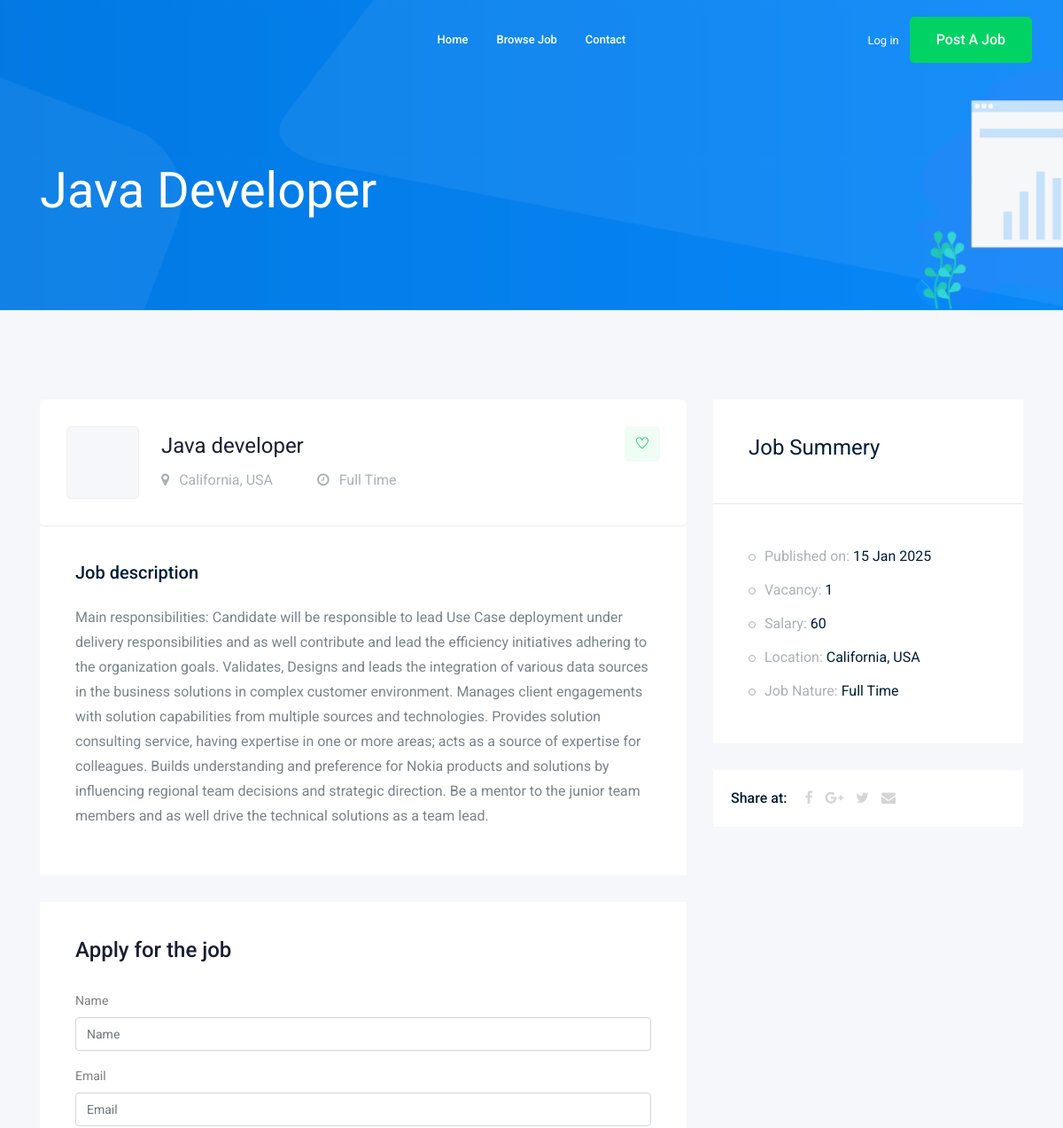
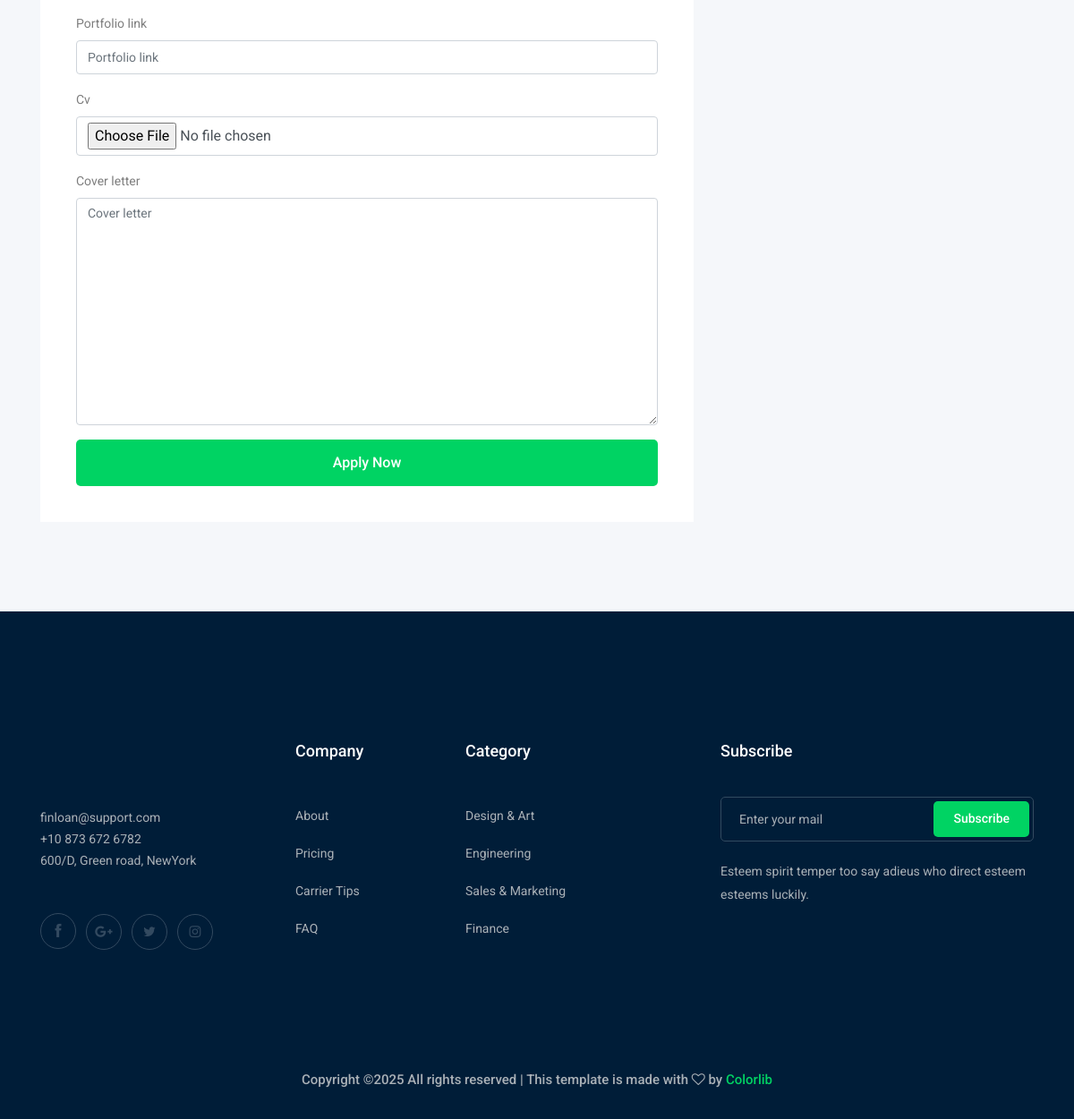
/jobs/java-developer, run on the app's committed database (2 pictures, top to bottom).
### job/models.py (models this page shows, shortened)
class job(models.Model):
    owner=models.ForeignKey(User, verbose_name=("Job_owner"), on_delete=models.CASCADE)
    title=models.CharField(max_length=100)
    job_type=models.CharField(max_length=20,choices=JOB_TYPE)
    job_description=models.TextField(max_length=1000)
    published_at=models.DateTimeField(auto_now=True)
    vacancy=models.IntegerField(default=1)
    salary=models.IntegerField(default=0)
    experience=models.IntegerField(default=1)
    category=models.ForeignKey('Category',on_delete=models.CASCADE)
    image=models.ImageField(upload_to='jobs/')
    slug=models.SlugField(blank=True, null=True)

### job/views.py (the view)
# urls.py: path('<str:slug>', views.job_details,name='job_details')
def job_details(request,slug):
    job_details=job.objects.get(slug=slug)
    if request.method=='POST':
        form=applyfrom(request.POST , request.FILES)
        print('test')
        if form.is_valid():
            myform=form.save(commit=False)
            myform.job=job_details
            myform.save()
            print('Done')
    else:
        form=applyfrom()
    context={'job':job_details,'form1':form}
    return render(request,'job/job_details.html',context)

### job/forms.py
class applyfrom(forms.ModelForm):
    class Meta:
        model = Apply
        fields = ['name','email','Portfolio_link','cv','cover_letter']

### job/templates/job/job_details.html (shortened to what this page needs)
{% extends 'base.html' %}
{% load bootstrap5 %}
{% block body %}
    <div class="bradcam_area bradcam_bg_1">
        <div class="container">
            <div class="row">
                <div class="col-xl-12">
                    <div class="bradcam_text">
                        <h3>{{job.title}}</h3>
                    </div>
                </div>
            </div>
        </div>
    </div>
    <div class="job_details_area">
        <div class="container">
            <div class="row">
                <div class="col-lg-8">
                    <div class="job_details_header">
                        <div class="single_jobs white-bg d-flex justify-content-between">
                            <div class="jobs_left d-flex align-items-center">
                                <div class="thumb">
                                </div>
                                <div class="jobs_conetent">
                                    <a href="#"><h4>{{job.title}}</h4></a>
                                    <div class="links_locat d-flex align-items-center">
                                        <div class="location">
                                            <p> <i class="fa fa-map-marker"></i> California, USA</p>
                                        </div>
                                        <div class="location">
                                            <p> <i class="fa fa-clock-o"></i> {{job.job_type}}</p>
                                        </div>
                                    </div>
                                </div>
                            </div>
                            <div class="jobs_right">
                                <div class="apply_now">
                                    <a class="heart_mark" href="#"> <i class="ti-heart"></i> </a>
                                </div>
                            </div>
                        </div>
                    </div>
                    <div class="descript_wrap white-bg">
                        <div class="single_wrap">
                            <h4>Job description</h4>
                            <p> {{job.job_description}} </p>
                        </div>
                    </div>
                    <div class="apply_job_form white-bg">
                        <h4>Apply for the job</h4>
                        <form method="POST" enctype="multipart/form-data">
                            {% bootstrap_form form1 %}
                            <button class="boxed-btn3 w-100" type="submit">Apply Now</button>
                        </form>
                    </div>
                </div>
                <div class="col-lg-4">
                    <div class="job_sumary">
                        <div class="summery_header">
                            <h3>Job Summery</h3>
                        </div>
                        <div class="job_content">
                            <ul>
                                <li>Published on: <span>{{job.published_at|date:'d M o'}}</span></li>
                                <li>Vacancy: <span>{{job.vacancy}}</span></li>
                                <li>Salary: <span>{{job.salary}}</span></li>
                                <li>Location: <span>California, USA</span></li>
                                <li>Job Nature: <span> {{job.job_type}}</span></li>
                            </ul>
                        </div>
                    </div>
                    <div class="share_wrap d-flex">
                        <span>Share at:</span>
                        <ul>
                            <li><a href="#"> <i class="fa fa-facebook"></i></a> </li>
                            <li><a href="#"> <i class="fa fa-google-plus"></i></a> </li>
                            <li><a href="#"> <i class="fa fa-twitter"></i></a> </li>
                            <li><a href="#"> <i class="fa fa-envelope"></i></a> </li>
                        </ul>
                    </div>
                    <div class="job_location_wrap">
                        <div class="job_lok_inner">
                            <div id="map" style="height: 200px;"></div>
                          </div>
                    </div>
                </div>
            </div>
        </div>
    </div>
{% endblock body %}

### data on the page
job: title "Java Developer", title "Java developer", job_type "Full Time", job_description "Main responsibilities: Candidate will be responsible to lead Use Case deployment under delivery responsibilities and as well contribute and lead the efficiency initiatives adhering to the organization goals. Validates, Designs and leads the integration of various data sources in the business solutions in complex customer environment. Manages client engagements with solution capabilities from multiple sources and technologies. Provides solution consulting service, having expertise in one or more areas; acts as a source of expertise for colleagues. Builds understanding and preference for Nokia products and solutions by influencing regional team decisions and strategic direction. Be a mentor…", published_at "15 Jan 2025", vacancy "1", salary "60"
